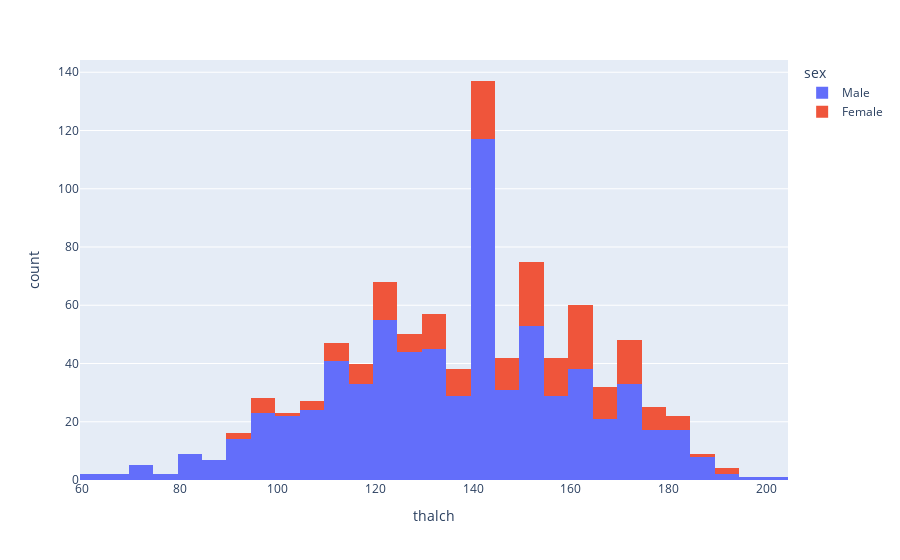

The code cell stored with this chart in its notebook:
### Markdown cell above
Observations¶
No outliers in the thalch column.

### Code cell
# Let's plot thalch based on gender
fig = px.histogram(df, x = 'thalch', color = 'sex')
fig.show()

### Figure 1 — Plotly figure (JSON) as saved in the notebook; plotly's stock layout.template omitted (floating-point values rounded to 4 significant figures; data arrays with more than 128 entries replaced by an {"elided": "..."} marker saying what was removed)
{"data": [{"alignmentgroup": "True", "bingroup": "x", "hovertemplate": "sex=Male<br>thalch=%{x}<br>count=%{y}<extra></extra>", "legendgroup": "Male", "marker": {"color": "#636efa", "pattern": {"shape": ""}}, "name": "Male", "offsetgroup": "Male", "orientation": "v", "showlegend": true, "type": "histogram", "x": {"elided": "725 int values"}, "xaxis": "x", "yaxis": "y"}, {"alignmentgroup": "True", "bingroup": "x", "hovertemplate": "sex=Female<br>thalch=%{x}<br>count=%{y}<extra></extra>", "legendgroup": "Female", "marker": {"color": "#EF553B", "pattern": {"shape": ""}}, "name": "Female", "offsetgroup": "Female", "orientation": "v", "showlegend": true, "type": "histogram", "x": {"elided": "194 int values"}, "xaxis": "x", "yaxis": "y"}], "layout": {"barmode": "relative", "legend": {"title": {"text": "sex"}, "tracegroupgap": 0}, "margin": {"t": 60}, "xaxis": {"anchor": "y", "domain": [0, 1], "title": {"text": "thalch"}}, "yaxis": {"anchor": "x", "domain": [0, 1], "title": {"text": "count"}}}}
